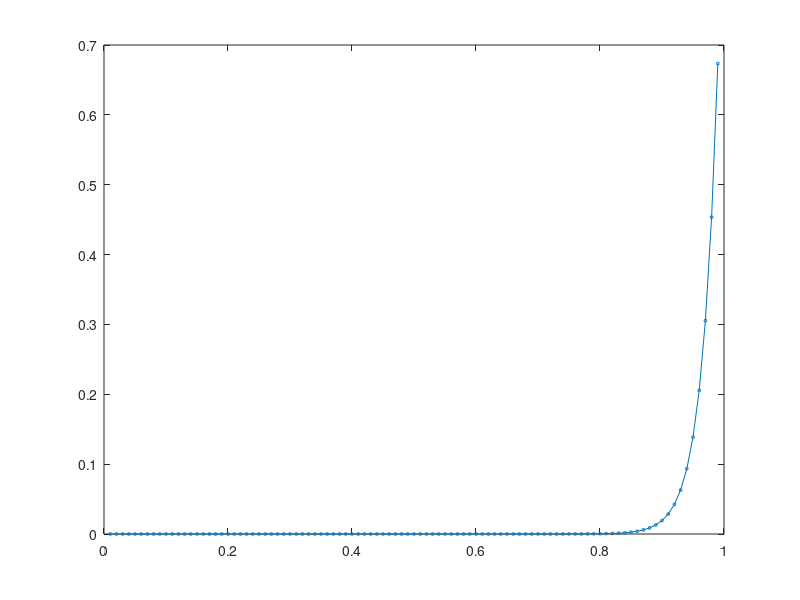

The MATLAB script that drew this image:
%Define the problem parameters.
L = 1;
c = 1;
nu = 0.001;

V = 1; %No. of vertices = 1 due to linear interpolation.
E = 100; %No. of elements. 
N = E; %No. of global nodes. Equal to E due to indexing offset (0,1,...,N as opposed to 1,2,...,E).


%%%%%%%Define the Q matrix%%%%%%%%%%.
%We have to do some index gymnastics since v is 0 indexed, but everything else (including Octave itself) is 1 indexed.
V_plus_1 = V+1;
% We need to define the coordinates for every '1' in the Q matrix
% There are (V+1)*E total ones (2 per element)
rows = zeros((V_plus_1)*E, 1);
cols = zeros((V_plus_1)*E, 1);
vals = ones((V_plus_1)*E, 1);

counter = 1;
for e = 1:E
    for v = 0:1
        % Map to Octave 1-based row.
        l = v+2*e-1; % = v+1 + 2(e-1). Shift e to be 0 based, do the calculation, and revert to 1 based.

        % Map to Octave 1-based column
        i_octave = e + v; 
        
        rows(counter) = l;
        cols(counter) = i_octave;
        counter = counter + 1;
    end
end

Q = sparse(rows, cols, vals, 2*E, E+1); % Size: (Rows in local vector) x (Rows in global vector)

%%%%%%%Define the R matrix%%%%%%%%%%.
Inm1 = speye(N-1);
R = [zeros(size(Inm1, 1), 1), Inm1, zeros(size(Inm1, 1), 1)]; %This is for Dirichlet on both sides.

%%%%%%%Define the x values (global nodes) and the Le's. %%%%%%
%Uniform spacing.
xvals = linspace(0, 1, E+1);
Le = xvals(2)-xvals(1);
%Levals = (xvals(2)-xvals(1)) * ones(1, length(xvals));

%Non-uniform spacing.

%%%%%%%Define A^e, B^e, f^e (C^e not needed for this part) %%%%%%
Ae = zeros(2,2);
Ce = zeros(2,2);

fe = (Le/2)*ones(2, 1);

Ae(1,1)=1/Le;
Ae(1,2)=-1/Le;
Ae(2,1)=-1/Le;
Ae(2,2)=1/Le;

%Be(1,1)=Le/3;
%Be(1,2)=-Le/6;
%Be(2,1)=-Le/6;
%Be(2,2)=Le/3;

Ce(1,1)=-1/2;
Ce(1,2)=1/2;
Ce(2,1)=-1/2;
Ce(2,2)=1/2;

%%%%%%%%%Define A_L, B_L, f_L%%%%%%%%%%
AL = kron(eye(E), Ae);
CL = kron(eye(E), Ce);

fL = repmat(fe, E, 1);

%%%%%%%%%%Define Abar, Bbar, fbar%%%%%%
Abar = Q' * AL * Q;
Cbar = Q' * CL * Q;

fbar = Q'*fL;

%%%%%%%%%% Construct A, B, f %%%%%%
A = R * Abar * R';
C = R * Cbar * R';
f = R*fbar;

%%%%Construct linear system to be solved. Lu = f. %%%%%%%%
L = C + nu * A;
res = L\f;

%%%%%%%%%Plotting the numerical solution%%%%%%%%%%%
%u_full = zeros(E+1,1);  % initialize full solution including boundary terms
%u_full(2:end-1) = res;  %
%plot(xvals, u_full, '-o','markersize',3)
%xlabel('x'); ylabel('u(x)');
%grid on
%pause

%%%%%%%Pointwise error%%%%%%%%
%Define the exact solution
function y=exact_steadysol(x,nu)
    y=x - (exp(-1/nu) - exp((x-1)/nu))/(exp(-1/nu) - 1);
end

%Evaluate the exact solution over the range of xvals. Note that we exclude the boundary terms x = 0 and 1.
xvals = xvals'; %Convert xvals to column vector since we originally used linspace.
exactsol = exact_steadysol(xvals(2:end-1), nu);

%Compute the pointwise error (again, ignoring boundary terms).
err_pntwise = abs((exactsol - res)./exactsol); 

%Display the maximum pointwise error.
disp(max(err_pntwise))

%Plot the pointwise error as a function of 'x'.
plot(xvals(2:end-1),err_pntwise,'-o','markersize',2)
pause
